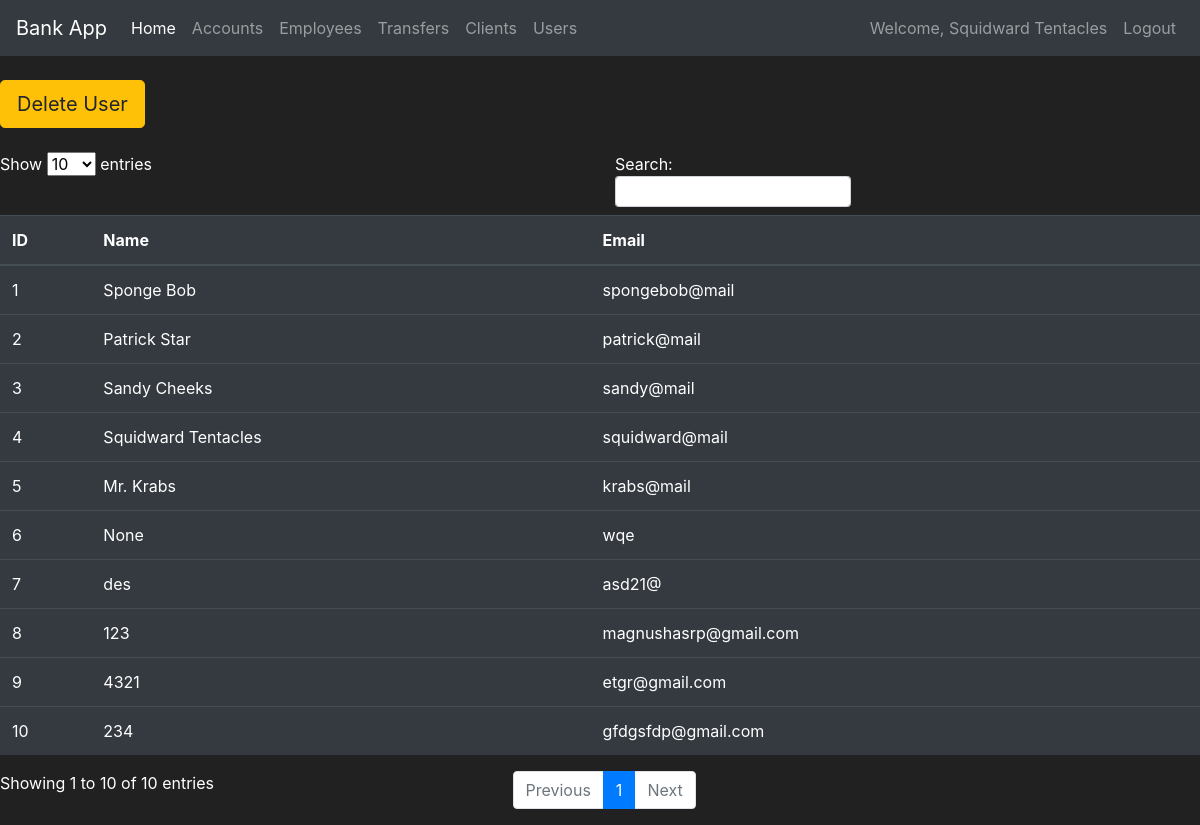
Page /users (signed in) on the earlier database version.
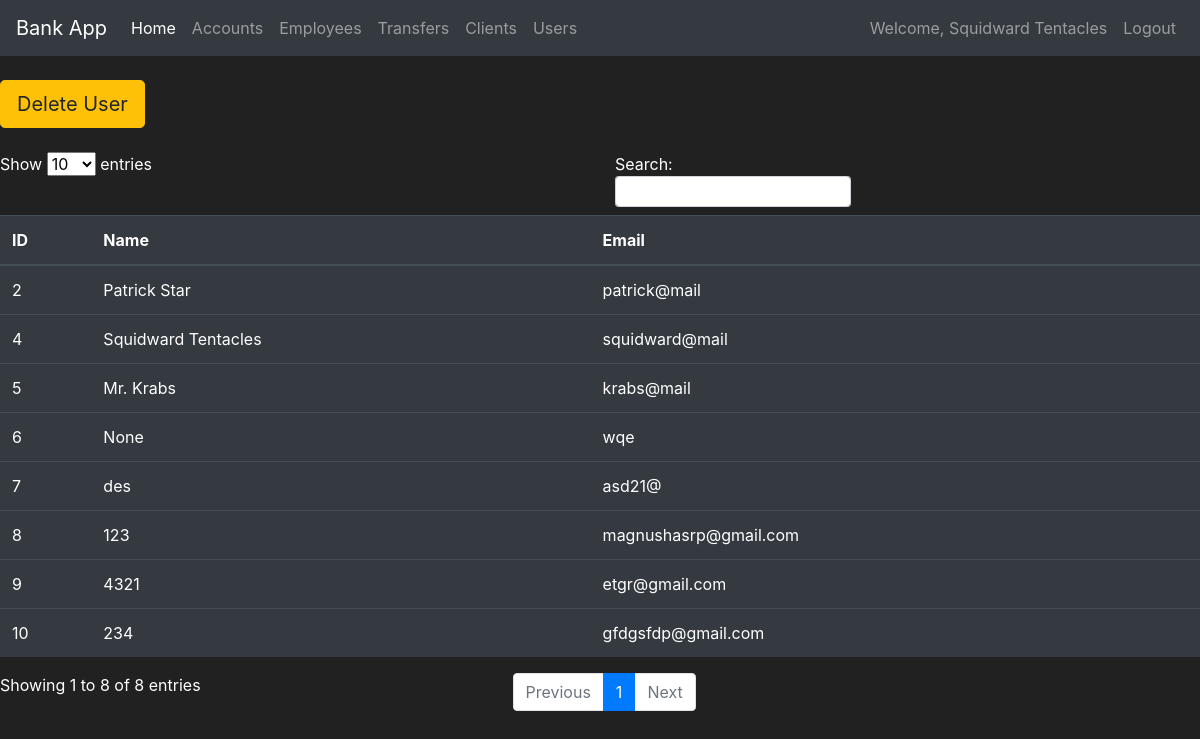
Same page on the later database version.
### bank/models.py (models this page shows, shortened)
class User(db.Model, UserMixin):
    id = db.Column(db.Integer(), primary_key=True, autoincrement=True)
    name = db.Column(db.String())
    email = db.Column(db.String())
    password = db.Column(db.String)

### bank/routes.py (the view)
@app.route('/users')
@login_required
def users_page():
    users = User.query.all()
    return render_template("users.html", users=users)

### bank/models.py (called while the page is built)
@login_manager.user_loader
def load_user(user_id):
    return User.query.get(int(user_id))

### bank/templates/users.html (shortened to what this page needs)
{% extends "layout.html" %}
{% block body %}
<br>
<div class="expand-md">
    <a class="btn  btn-lg btn-outline btn-warning btn-primary" href="{{ url_for('delete_user_page') }}">Delete User</a>
</div>
<br>
<table id="data" class="table table-hover table-dark">
    <thead>
    <tr>
        <th>ID</th>
        <th>Name</th>
        <th>Email</th>
    </tr>
    </thead>
    <tbody>
    {% for user in users %}
    <tr>
        <td>{{ user.id }}</td>
        <td>{{ user.name }}</td>
        <td>{{ user.email }}</td>
    </tr>
    {% endfor %}
    </tbody>
</table>
{% endblock %}

### bank/templates/layout.html (shortened to what this page needs)
<!doctype html>
<html lang="en">
<head>
    <link rel="stylesheet" href="https://cdn.jsdelivr.net/npm/bootstrap@4.5.3/dist/css/bootstrap.min.css"
>
</head>
<body>
<nav class="navbar navbar-expand-md navbar-dark bg-dark">
    <a class="navbar-brand" href="{{ url_for('home_page') }}">Bank App</a>
    <div class="collapse navbar-collapse" id="navbarNav">
        <ul class="navbar-nav mr-auto">
            <li class="nav-item active">
                <a class="nav-link" href="{{ url_for('home_page') }}">Home <span class="sr-only">(current)</span></a>
            </li>
            <li class="nav-item">
                <a class="nav-link" href="{{ url_for('accounts_page') }}">Accounts</a>
            </li>
            <li class="nav-item">
                <a class="nav-link" href="{{ url_for('employees_page') }}">Employees</a>
            </li>
            <li class="nav-item">
                <a class="nav-link" href="{{ url_for('transfer_page') }}">Transfers</a>
            </li>
            <li class="nav-item">
                <a class="nav-link" href="{{ url_for('clients_page') }}">Clients</a>
            </li>
            <li class="nav-item">
                <a class="nav-link" href="{{ url_for('users_page') }}">Users</a>
            </li>
        </ul>
        {% if current_user.is_authenticated %}
            <ul class="navbar-nav">
                <li class="nav-item">
                    <a class="nav-link">Welcome, {{ current_user.name }}</a>
                </li>
                <li class="nav-item">
                    <a class="nav-link" href="{{ url_for('logout_page') }}">Logout</a>
                </li>
            </ul>
        {% endif %}
    </div>
</nav>
{% block body %}
{% endblock %}
</body>
</html>

### bank/templates/layout.html (style rules this page uses)
body { background-color: #212121; color: white }

Differences in the rows shown:
removed User: id "1", name "Sponge Bob", email "spongebob@mail"
removed User: id "3", name "Sandy Cheeks", email "sandy@mail"
Other differences:
text written by a page script: "Show entries Search: Showing 1 to 10 of 10 entries Previous 1 Next" → "Show entries Search: Showing 1 to 8 of 8 entries Previous 1 Next"
